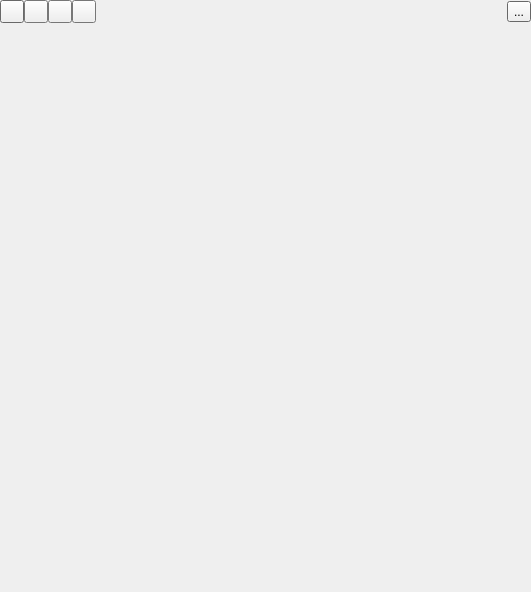
<?xml version="1.0" encoding="UTF-8"?>
<ui version="4.0">
 <class>Camera</class>
 <widget class="QWidget" name="Camera">
  <property name="geometry">
   <rect>
    <x>0</x>
    <y>0</y>
    <width>531</width>
    <height>592</height>
   </rect>
  </property>
  <property name="windowTitle">
   <string>Camera</string>
  </property>
  <layout class="QVBoxLayout" name="verticalLayout">
   <property name="spacing">
    <number>0</number>
   </property>
   <property name="leftMargin">
    <number>0</number>
   </property>
   <property name="topMargin">
    <number>0</number>
   </property>
   <property name="rightMargin">
    <number>0</number>
   </property>
   <property name="bottomMargin">
    <number>0</number>
   </property>
   <item>
    <widget class="QStackedWidget" name="stackedWidgetScreens">
     <property name="sizePolicy">
      <sizepolicy hsizetype="Preferred" vsizetype="Preferred">
       <horstretch>1</horstretch>
       <verstretch>0</verstretch>
      </sizepolicy>
     </property>
     <property name="palette">
      <palette>
       <active>
        <colorrole role="Base">
         <brush brushstyle="SolidPattern">
          <color alpha="255">
           <red>255</red>
           <green>255</green>
           <blue>255</blue>
          </color>
         </brush>
        </colorrole>
        <colorrole role="Window">
         <brush brushstyle="SolidPattern">
          <color alpha="255">
           <red>145</red>
           <green>145</green>
           <blue>145</blue>
          </color>
         </brush>
        </colorrole>
       </active>
       <inactive>
        <colorrole role="Base">
         <brush brushstyle="SolidPattern">
          <color alpha="255">
           <red>255</red>
           <green>255</green>
           <blue>255</blue>
          </color>
         </brush>
        </colorrole>
        <colorrole role="Window">
         <brush brushstyle="SolidPattern">
          <color alpha="255">
           <red>145</red>
           <green>145</green>
           <blue>145</blue>
          </color>
         </brush>
        </colorrole>
       </inactive>
       <disabled>
        <colorrole role="Base">
         <brush brushstyle="SolidPattern">
          <color alpha="255">
           <red>145</red>
           <green>145</green>
           <blue>145</blue>
          </color>
         </brush>
        </colorrole>
        <colorrole role="Window">
         <brush brushstyle="SolidPattern">
          <color alpha="255">
           <red>145</red>
           <green>145</green>
           <blue>145</blue>
          </color>
         </brush>
        </colorrole>
       </disabled>
      </palette>
     </property>
     <property name="lineWidth">
      <number>0</number>
     </property>
     <property name="currentIndex">
      <number>1</number>
     </property>
     <widget class="QWidget" name="pageCameraList">
      <layout class="QVBoxLayout" name="verticalLayout_4">
       <property name="spacing">
        <number>0</number>
       </property>
       <property name="leftMargin">
        <number>0</number>
       </property>
       <property name="topMargin">
        <number>0</number>
       </property>
       <property name="rightMargin">
        <number>0</number>
       </property>
       <property name="bottomMargin">
        <number>0</number>
       </property>
       <item>
        <widget class="QListWidget" name="listWidgetCameras">
         <property name="sizePolicy">
          <sizepolicy hsizetype="Minimum" vsizetype="Expanding">
           <horstretch>0</horstretch>
           <verstretch>0</verstretch>
          </sizepolicy>
         </property>
         <property name="palette">
          <palette>
           <active>
            <colorrole role="WindowText">
             <brush brushstyle="SolidPattern">
              <color alpha="255">
               <red>255</red>
               <green>255</green>
               <blue>255</blue>
              </color>
             </brush>
            </colorrole>
            <colorrole role="Button">
             <brush brushstyle="SolidPattern">
              <color alpha="0">
               <red>0</red>
               <green>0</green>
               <blue>0</blue>
              </color>
             </brush>
            </colorrole>
            <colorrole role="Light">
             <brush brushstyle="SolidPattern">
              <color alpha="0">
               <red>0</red>
               <green>0</green>
               <blue>0</blue>
              </color>
             </brush>
            </colorrole>
            <colorrole role="Midlight">
             <brush brushstyle="SolidPattern">
              <color alpha="0">
               <red>0</red>
               <green>0</green>
               <blue>0</blue>
              </color>
             </brush>
            </colorrole>
            <colorrole role="Dark">
             <brush brushstyle="SolidPattern">
              <color alpha="0">
               <red>0</red>
               <green>0</green>
               <blue>0</blue>
              </color>
             </brush>
            </colorrole>
            <colorrole role="Mid">
             <brush brushstyle="SolidPattern">
              <color alpha="0">
               <red>0</red>
               <green>0</green>
               <blue>0</blue>
              </color>
             </brush>
            </colorrole>
            <colorrole role="Text">
             <brush brushstyle="SolidPattern">
              <color alpha="255">
               <red>255</red>
               <green>255</green>
               <blue>255</blue>
              </color>
             </brush>
            </colorrole>
            <colorrole role="BrightText">
             <brush brushstyle="SolidPattern">
              <color alpha="255">
               <red>255</red>
               <green>255</green>
               <blue>255</blue>
              </color>
             </brush>
            </colorrole>
            <colorrole role="ButtonText">
             <brush brushstyle="SolidPattern">
              <color alpha="255">
               <red>255</red>
               <green>255</green>
               <blue>255</blue>
              </color>
             </brush>
            </colorrole>
            <colorrole role="Base">
             <brush brushstyle="SolidPattern">
              <color alpha="255">
               <red>0</red>
               <green>0</green>
               <blue>0</blue>
              </color>
             </brush>
            </colorrole>
            <colorrole role="Window">
             <brush brushstyle="SolidPattern">
              <color alpha="0">
               <red>0</red>
               <green>0</green>
               <blue>0</blue>
              </color>
             </brush>
            </colorrole>
            <colorrole role="Shadow">
             <brush brushstyle="SolidPattern">
              <color alpha="255">
               <red>0</red>
               <green>0</green>
               <blue>0</blue>
              </color>
             </brush>
            </colorrole>
            <colorrole role="AlternateBase">
             <brush brushstyle="SolidPattern">
              <color alpha="127">
               <red>0</red>
               <green>0</green>
               <blue>0</blue>
              </color>
             </brush>
            </colorrole>
            <colorrole role="ToolTipBase">
             <brush brushstyle="SolidPattern">
              <color alpha="255">
               <red>255</red>
               <green>255</green>
               <blue>220</blue>
              </color>
             </brush>
            </colorrole>
            <colorrole role="ToolTipText">
             <brush brushstyle="SolidPattern">
              <color alpha="255">
               <red>0</red>
               <green>0</green>
               <blue>0</blue>
              </color>
             </brush>
            </colorrole>
            <colorrole role="PlaceholderText">
             <brush brushstyle="NoBrush">
              <color alpha="128">
               <red>255</red>
               <green>255</green>
               <blue>255</blue>
              </color>
             </brush>
            </colorrole>
           </active>
           <inactive>
            <colorrole role="WindowText">
             <brush brushstyle="SolidPattern">
              <color alpha="255">
               <red>255</red>
               <green>255</green>
               <blue>255</blue>
              </color>
             </brush>
            </colorrole>
            <colorrole role="Button">
             <brush brushstyle="SolidPattern">
              <color alpha="0">
               <red>0</red>
               <green>0</green>
               <blue>0</blue>
              </color>
             </brush>
            </colorrole>
            <colorrole role="Light">
             <brush brushstyle="SolidPattern">
              <color alpha="0">
               <red>0</red>
               <green>0</green>
               <blue>0</blue>
              </color>
             </brush>
            </colorrole>
            <colorrole role="Midlight">
             <brush brushstyle="SolidPattern">
              <color alpha="0">
               <red>0</red>
               <green>0</green>
               <blue>0</blue>
              </color>
             </brush>
            </colorrole>
            <colorrole role="Dark">
             <brush brushstyle="SolidPattern">
              <color alpha="0">
               <red>0</red>
               <green>0</green>
               <blue>0</blue>
              </color>
             </brush>
            </colorrole>
            <colorrole role="Mid">
             <brush brushstyle="SolidPattern">
              <color alpha="0">
               <red>0</red>
               <green>0</green>
               <blue>0</blue>
              </color>
             </brush>
            </colorrole>
            <colorrole role="Text">
             <brush brushstyle="SolidPattern">
              <color alpha="255">
               <red>255</red>
               <green>255</green>
               <blue>255</blue>
              </color>
             </brush>
            </colorrole>
            <colorrole role="BrightText">
             <brush brushstyle="SolidPattern">
              <color alpha="255">
               <red>255</red>
               <green>255</green>
               <blue>255</blue>
              </color>
             </brush>
            </colorrole>
            <colorrole role="ButtonText">
             <brush brushstyle="SolidPattern">
              <color alpha="255">
               <red>255</red>
               <green>255</green>
               <blue>255</blue>
              </color>
             </brush>
            </colorrole>
            <colorrole role="Base">
             <brush brushstyle="SolidPattern">
              <color alpha="255">
               <red>0</red>
               <green>0</green>
               <blue>0</blue>
              </color>
             </brush>
            </colorrole>
            <colorrole role="Window">
             <brush brushstyle="SolidPattern">
              <color alpha="0">
               <red>0</red>
               <green>0</green>
               <blue>0</blue>
              </color>
             </brush>
            </colorrole>
            <colorrole role="Shadow">
             <brush brushstyle="SolidPattern">
              <color alpha="255">
               <red>0</red>
               <green>0</green>
               <blue>0</blue>
              </color>
             </brush>
            </colorrole>
            <colorrole role="AlternateBase">
             <brush brushstyle="SolidPattern">
              <color alpha="127">
               <red>0</red>
               <green>0</green>
               <blue>0</blue>
              </color>
             </brush>
            </colorrole>
            <colorrole role="ToolTipBase">
             <brush brushstyle="SolidPattern">
              <color alpha="255">
               <red>255</red>
               <green>255</green>
               <blue>220</blue>
              </color>
             </brush>
            </colorrole>
            <colorrole role="ToolTipText">
             <brush brushstyle="SolidPattern">
              <color alpha="255">
               <red>0</red>
               <green>0</green>
               <blue>0</blue>
              </color>
             </brush>
            </colorrole>
            <colorrole role="PlaceholderText">
             <brush brushstyle="NoBrush">
              <color alpha="128">
               <red>255</red>
               <green>255</green>
               <blue>255</blue>
              </color>
             </brush>
            </colorrole>
           </inactive>
           <disabled>
            <colorrole role="WindowText">
             <brush brushstyle="SolidPattern">
              <color alpha="0">
               <red>0</red>
               <green>0</green>
               <blue>0</blue>
              </color>
             </brush>
            </colorrole>
            <colorrole role="Button">
             <brush brushstyle="SolidPattern">
              <color alpha="0">
               <red>0</red>
               <green>0</green>
               <blue>0</blue>
              </color>
             </brush>
            </colorrole>
            <colorrole role="Light">
             <brush brushstyle="SolidPattern">
              <color alpha="0">
               <red>0</red>
               <green>0</green>
               <blue>0</blue>
              </color>
             </brush>
            </colorrole>
            <colorrole role="Midlight">
             <brush brushstyle="SolidPattern">
              <color alpha="0">
               <red>0</red>
               <green>0</green>
               <blue>0</blue>
              </color>
             </brush>
            </colorrole>
            <colorrole role="Dark">
             <brush brushstyle="SolidPattern">
              <color alpha="0">
               <red>0</red>
               <green>0</green>
               <blue>0</blue>
              </color>
             </brush>
            </colorrole>
            <colorrole role="Mid">
             <brush brushstyle="SolidPattern">
              <color alpha="0">
               <red>0</red>
               <green>0</green>
               <blue>0</blue>
              </color>
             </brush>
            </colorrole>
            <colorrole role="Text">
             <brush brushstyle="SolidPattern">
              <color alpha="0">
               <red>0</red>
               <green>0</green>
               <blue>0</blue>
              </color>
             </brush>
            </colorrole>
            <colorrole role="BrightText">
             <brush brushstyle="SolidPattern">
              <color alpha="255">
               <red>255</red>
               <green>255</green>
               <blue>255</blue>
              </color>
             </brush>
            </colorrole>
            <colorrole role="ButtonText">
             <brush brushstyle="SolidPattern">
              <color alpha="0">
               <red>0</red>
               <green>0</green>
               <blue>0</blue>
              </color>
             </brush>
            </colorrole>
            <colorrole role="Base">
             <brush brushstyle="SolidPattern">
              <color alpha="0">
               <red>0</red>
               <green>0</green>
               <blue>0</blue>
              </color>
             </brush>
            </colorrole>
            <colorrole role="Window">
             <brush brushstyle="SolidPattern">
              <color alpha="0">
               <red>0</red>
               <green>0</green>
               <blue>0</blue>
              </color>
             </brush>
            </colorrole>
            <colorrole role="Shadow">
             <brush brushstyle="SolidPattern">
              <color alpha="255">
               <red>0</red>
               <green>0</green>
               <blue>0</blue>
              </color>
             </brush>
            </colorrole>
            <colorrole role="AlternateBase">
             <brush brushstyle="SolidPattern">
              <color alpha="0">
               <red>0</red>
               <green>0</green>
               <blue>0</blue>
              </color>
             </brush>
            </colorrole>
            <colorrole role="ToolTipBase">
             <brush brushstyle="SolidPattern">
              <color alpha="255">
               <red>255</red>
               <green>255</green>
               <blue>220</blue>
              </color>
             </brush>
            </colorrole>
            <colorrole role="ToolTipText">
             <brush brushstyle="SolidPattern">
              <color alpha="255">
               <red>0</red>
               <green>0</green>
               <blue>0</blue>
              </color>
             </brush>
            </colorrole>
            <colorrole role="PlaceholderText">
             <brush brushstyle="NoBrush">
              <color alpha="128">
               <red>255</red>
               <green>255</green>
               <blue>255</blue>
              </color>
             </brush>
            </colorrole>
           </disabled>
          </palette>
         </property>
         <property name="frameShape">
          <enum>QFrame::NoFrame</enum>
         </property>
         <property name="frameShadow">
          <enum>QFrame::Plain</enum>
         </property>
         <property name="lineWidth">
          <number>0</number>
         </property>
         <property name="horizontalScrollBarPolicy">
          <enum>Qt::ScrollBarAlwaysOff</enum>
         </property>
         <property name="uniformItemSizes">
          <bool>true</bool>
         </property>
        </widget>
       </item>
       <item>
        <widget class="QLabel" name="labelNoCamerasAvailable">
         <property name="text">
          <string>Please connect a camera if supported on this device.</string>
         </property>
         <property name="alignment">
          <set>Qt::AlignCenter</set>
         </property>
        </widget>
       </item>
      </layout>
     </widget>
     <widget class="QWidget" name="pageViewfinder">
      <layout class="QVBoxLayout" name="verticalLayout_3">
       <property name="spacing">
        <number>0</number>
       </property>
       <property name="leftMargin">
        <number>0</number>
       </property>
       <property name="topMargin">
        <number>0</number>
       </property>
       <property name="rightMargin">
        <number>0</number>
       </property>
       <property name="bottomMargin">
        <number>0</number>
       </property>
       <item>
        <layout class="QHBoxLayout" name="horizontalLayout">
         <item>
          <widget class="QToolButton" name="toolButtonFocus">
           <property name="enabled">
            <bool>true</bool>
           </property>
           <property name="text">
            <string/>
           </property>
           <property name="icon">
            <iconset resource="../../../../libres/resources/icons.qrc">
             <normaloff>:/icons/focus.svg</normaloff>:/icons/focus.svg</iconset>
           </property>
          </widget>
         </item>
         <item>
          <widget class="QToolButton" name="toolButtonCaptureImage">
           <property name="enabled">
            <bool>false</bool>
           </property>
           <property name="text">
            <string/>
           </property>
           <property name="icon">
            <iconset resource="../../../../libres/resources/icons.qrc">
             <normaloff>:/icons/snap.svg</normaloff>:/icons/snap.svg</iconset>
           </property>
          </widget>
         </item>
         <item>
          <widget class="QToolButton" name="toolButtonRecordVideo">
           <property name="enabled">
            <bool>false</bool>
           </property>
           <property name="text">
            <string/>
           </property>
           <property name="icon">
            <iconset resource="../../../../libres/resources/icons.qrc">
             <normaloff>:/icons/record.svg</normaloff>:/icons/record.svg</iconset>
           </property>
           <property name="checkable">
            <bool>true</bool>
           </property>
          </widget>
         </item>
         <item>
          <widget class="QToolButton" name="toolButtonPauseVideoRecording">
           <property name="enabled">
            <bool>false</bool>
           </property>
           <property name="text">
            <string/>
           </property>
           <property name="icon">
            <iconset resource="../../../../libres/resources/icons.qrc">
             <normaloff>:/icons/pause.svg</normaloff>:/icons/pause.svg</iconset>
           </property>
           <property name="checkable">
            <bool>true</bool>
           </property>
          </widget>
         </item>
         <item>
          <spacer name="horizontalSpacer">
           <property name="orientation">
            <enum>Qt::Horizontal</enum>
           </property>
           <property name="sizeHint" stdset="0">
            <size>
             <width>40</width>
             <height>20</height>
            </size>
           </property>
          </spacer>
         </item>
         <item>
          <widget class="QToolButton" name="toolButtonSettings">
           <property name="text">
            <string>...</string>
           </property>
           <property name="icon">
            <iconset resource="../../../../libres/resources/icons.qrc">
             <normaloff>:/icons/settings.svg</normaloff>:/icons/settings.svg</iconset>
           </property>
          </widget>
         </item>
        </layout>
       </item>
       <item>
        <widget class="QLabel" name="labelMessage">
         <property name="text">
          <string/>
         </property>
        </widget>
       </item>
       <item>
        <widget class="QWidget" name="viewfinder" native="true">
         <property name="sizePolicy">
          <sizepolicy hsizetype="Minimum" vsizetype="Expanding">
           <horstretch>0</horstretch>
           <verstretch>0</verstretch>
          </sizepolicy>
         </property>
        </widget>
       </item>
      </layout>
     </widget>
     <widget class="QWidget" name="pageImagePreview">
      <layout class="QGridLayout" name="gridLayout_4">
       <property name="leftMargin">
        <number>0</number>
       </property>
       <property name="topMargin">
        <number>0</number>
       </property>
       <property name="rightMargin">
        <number>0</number>
       </property>
       <property name="bottomMargin">
        <number>0</number>
       </property>
       <property name="spacing">
        <number>0</number>
       </property>
       <item row="0" column="0">
        <widget class="QLabel" name="lastImagePreviewLabel">
         <property name="sizePolicy">
          <sizepolicy hsizetype="Preferred" vsizetype="MinimumExpanding">
           <horstretch>0</horstretch>
           <verstretch>0</verstretch>
          </sizepolicy>
         </property>
         <property name="frameShape">
          <enum>QFrame::Box</enum>
         </property>
         <property name="text">
          <string/>
         </property>
        </widget>
       </item>
      </layout>
     </widget>
     <widget class="QWidget" name="pageSettings">
      <layout class="QVBoxLayout" name="verticalLayout_5">
       <property name="spacing">
        <number>0</number>
       </property>
       <property name="leftMargin">
        <number>0</number>
       </property>
       <property name="topMargin">
        <number>0</number>
       </property>
       <property name="rightMargin">
        <number>0</number>
       </property>
       <property name="bottomMargin">
        <number>0</number>
       </property>
       <item>
        <widget class="QScrollArea" name="scrollArea">
         <property name="frameShape">
          <enum>QFrame::NoFrame</enum>
         </property>
         <property name="frameShadow">
          <enum>QFrame::Plain</enum>
         </property>
         <property name="lineWidth">
          <number>0</number>
         </property>
         <property name="horizontalScrollBarPolicy">
          <enum>Qt::ScrollBarAlwaysOff</enum>
         </property>
         <property name="widgetResizable">
          <bool>true</bool>
         </property>
         <widget class="QWidget" name="scrollAreaWidgetContents">
          <property name="geometry">
           <rect>
            <x>0</x>
            <y>0</y>
            <width>188</width>
            <height>779</height>
           </rect>
          </property>
          <layout class="QVBoxLayout" name="verticalLayout_2">
           <property name="spacing">
            <number>0</number>
           </property>
           <property name="leftMargin">
            <number>0</number>
           </property>
           <property name="topMargin">
            <number>0</number>
           </property>
           <property name="rightMargin">
            <number>0</number>
           </property>
           <property name="bottomMargin">
            <number>0</number>
           </property>
           <item>
            <widget class="QToolButton" name="toolButtonBack">
             <property name="text">
              <string>...</string>
             </property>
             <property name="icon">
              <iconset resource="../../../../libres/resources/icons.qrc">
               <normaloff>:/icons/arrow_left.svg</normaloff>:/icons/arrow_left.svg</iconset>
             </property>
            </widget>
           </item>
           <item>
            <widget class="QGroupBox" name="groupBoxViteoSettings">
             <property name="title">
              <string>Video</string>
             </property>
             <layout class="QGridLayout" name="gridLayout_7">
              <property name="leftMargin">
               <number>0</number>
              </property>
              <property name="topMargin">
               <number>0</number>
              </property>
              <property name="rightMargin">
               <number>0</number>
              </property>
              <property name="bottomMargin">
               <number>0</number>
              </property>
              <property name="spacing">
               <number>0</number>
              </property>
              <item row="5" column="0" colspan="2">
               <widget class="QComboBox" name="videoFramerateBox"/>
              </item>
              <item row="6" column="0" colspan="2">
               <widget class="QLabel" name="label_6">
                <property name="text">
                 <string>Video Codec:</string>
                </property>
               </widget>
              </item>
              <item row="7" column="0" colspan="2">
               <widget class="QComboBox" name="videoCodecBox"/>
              </item>
              <item row="2" column="0" colspan="2">
               <widget class="QLabel" name="label_8">
                <property name="text">
                 <string>Resolution:</string>
                </property>
               </widget>
              </item>
              <item row="9" column="1">
               <widget class="QSlider" name="videoQualitySlider">
                <property name="maximum">
                 <number>4</number>
                </property>
                <property name="orientation">
                 <enum>Qt::Horizontal</enum>
                </property>
               </widget>
              </item>
              <item row="3" column="0" colspan="2">
               <widget class="QComboBox" name="videoResolutionBox"/>
              </item>
              <item row="4" column="0" colspan="2">
               <widget class="QLabel" name="label_9">
                <property name="text">
                 <string>Framerate:</string>
                </property>
               </widget>
              </item>
              <item row="8" column="1">
               <widget class="QLabel" name="label_7">
                <property name="text">
                 <string>Quality:</string>
                </property>
               </widget>
              </item>
              <item row="11" column="1">
               <widget class="QSlider" name="exposureCompensation">
                <property name="minimum">
                 <number>-4</number>
                </property>
                <property name="maximum">
                 <number>4</number>
                </property>
                <property name="pageStep">
                 <number>2</number>
                </property>
                <property name="orientation">
                 <enum>Qt::Horizontal</enum>
                </property>
                <property name="tickPosition">
                 <enum>QSlider::TicksAbove</enum>
                </property>
               </widget>
              </item>
              <item row="10" column="1">
               <widget class="QLabel" name="label_13">
                <property name="text">
                 <string>Exopsure:</string>
                </property>
               </widget>
              </item>
             </layout>
            </widget>
           </item>
           <item>
            <widget class="QGroupBox" name="groupBoxImageSettings">
             <property name="title">
              <string>Image</string>
             </property>
             <layout class="QGridLayout" name="gridLayout_9">
              <property name="leftMargin">
               <number>0</number>
              </property>
              <property name="topMargin">
               <number>0</number>
              </property>
              <property name="rightMargin">
               <number>0</number>
              </property>
              <property name="bottomMargin">
               <number>0</number>
              </property>
              <property name="spacing">
               <number>0</number>
              </property>
              <item row="5" column="1">
               <widget class="QSlider" name="imageQualitySlider">
                <property name="maximum">
                 <number>4</number>
                </property>
                <property name="orientation">
                 <enum>Qt::Horizontal</enum>
                </property>
               </widget>
              </item>
              <item row="2" column="0" colspan="2">
               <widget class="QLabel" name="label_11">
                <property name="text">
                 <string>Image Format:</string>
                </property>
               </widget>
              </item>
              <item row="3" column="0" colspan="2">
               <widget class="QComboBox" name="imageCodecBox"/>
              </item>
              <item row="0" column="0" colspan="2">
               <widget class="QLabel" name="label_10">
                <property name="text">
                 <string>Resolution:</string>
                </property>
               </widget>
              </item>
              <item row="1" column="0" colspan="2">
               <widget class="QComboBox" name="imageResolutionBox"/>
              </item>
              <item row="4" column="1">
               <widget class="QLabel" name="label_12">
                <property name="text">
                 <string>Quality:</string>
                </property>
               </widget>
              </item>
             </layout>
            </widget>
           </item>
           <item>
            <widget class="QGroupBox" name="groupBoxAudioSettings">
             <property name="title">
              <string>Audio</string>
             </property>
             <layout class="QGridLayout" name="gridLayout_8">
              <property name="leftMargin">
               <number>0</number>
              </property>
              <property name="topMargin">
               <number>0</number>
              </property>
              <property name="rightMargin">
               <number>0</number>
              </property>
              <property name="bottomMargin">
               <number>0</number>
              </property>
              <property name="spacing">
               <number>0</number>
              </property>
              <item row="5" column="0" colspan="2">
               <widget class="QSlider" name="audioQualitySlider">
                <property name="maximum">
                 <number>4</number>
                </property>
                <property name="orientation">
                 <enum>Qt::Horizontal</enum>
                </property>
               </widget>
              </item>
              <item row="6" column="0">
               <widget class="QLabel" name="label_4">
                <property name="text">
                 <string>Container Format:</string>
                </property>
               </widget>
              </item>
              <item row="0" column="0" colspan="2">
               <widget class="QLabel" name="label_2">
                <property name="text">
                 <string>Audio Codec:</string>
                </property>
               </widget>
              </item>
              <item row="1" column="0" colspan="2">
               <widget class="QComboBox" name="audioCodecBox"/>
              </item>
              <item row="7" column="0" colspan="2">
               <widget class="QComboBox" name="containerFormatBox"/>
              </item>
              <item row="4" column="0">
               <widget class="QLabel" name="label_3">
                <property name="text">
                 <string>Quality:</string>
                </property>
               </widget>
              </item>
              <item row="2" column="0" colspan="2">
               <widget class="QLabel" name="label_5">
                <property name="text">
                 <string>Sample Rate:</string>
                </property>
               </widget>
              </item>
              <item row="3" column="0" colspan="2">
               <widget class="QComboBox" name="audioSampleRateBox"/>
              </item>
             </layout>
            </widget>
           </item>
          </layout>
         </widget>
        </widget>
       </item>
      </layout>
     </widget>
    </widget>
   </item>
  </layout>
 </widget>
 <resources>
  <include location="../../../../libres/resources/icons.qrc"/>
 </resources>
 <connections/>
 <slots>
  <slot>record()</slot>
  <slot>pause()</slot>
  <slot>stop()</slot>
  <slot>enablePreview(bool)</slot>
  <slot>configureCaptureSettings()</slot>
  <slot>takeImage()</slot>
  <slot>startCamera()</slot>
  <slot>toggleLock()</slot>
  <slot>setMuted(bool)</slot>
  <slot>stopCamera()</slot>
  <slot>setExposureCompensation(int)</slot>
 </slots>
</ui>
